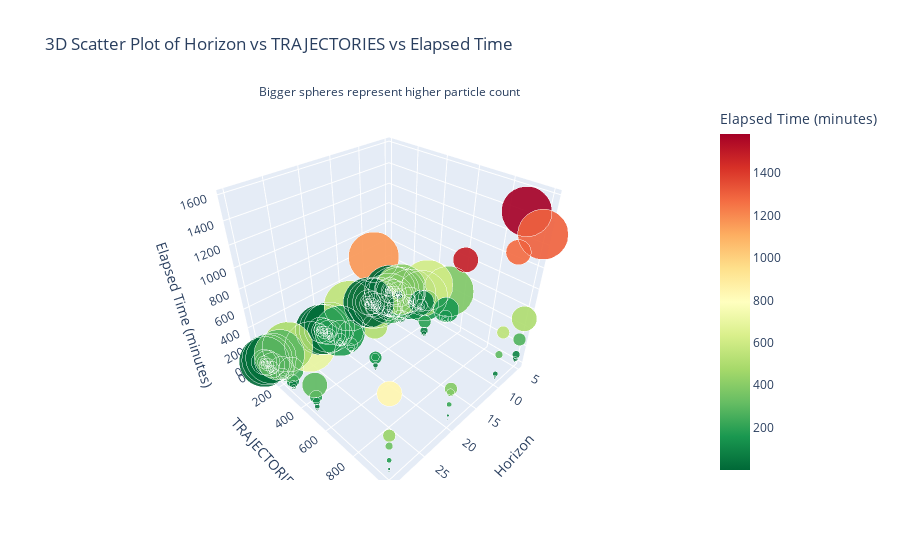

Notebook cell for this chart:
### Code cell
import plotly.graph_objects as go
import pandas as pd

# Read data from CSV files
job_info_df = pd.read_csv('https://raw.githubusercontent.com/bboyfury/pomcppf_experiment_1/main/job_info_output.csv')
sacct_df = pd.read_csv('https://raw.githubusercontent.com/bboyfury/pomcppf_experiment_1/main/job_statistics_output.csv')

# Ensure JobID columns are strings
job_info_df['JobID'] = job_info_df['JobID'].astype(str)
sacct_df['JobID'] = sacct_df['JobID'].astype(str)

# Extract the main JobID (before any dots or underscores)
sacct_df['MainJobID'] = sacct_df['JobID'].str.split(r'[._]').str[0]
job_info_df['MainJobID'] = job_info_df['JobID'].str.split(r'[._]').str[0]

# Merge the two dataframes on 'MainJobID'
merged_df = pd.merge(job_info_df, sacct_df, on='MainJobID')

# Function to convert MaxRSS to bytes
def parse_maxrss(value):
    if isinstance(value, str) and value.endswith('K'):
        return float(value[:-1]) * 1024
    elif isinstance(value, str) and value.endswith('M'):
        return float(value[:-1]) * 1024 * 1024
    elif isinstance(value, str) and value.endswith('G'):
        return float(value[:-1]) * 1024 * 1024 * 1024
    else:
        return float(value)

# Convert necessary columns to numeric types
numeric_columns = ['TRAJECTORIES', 'Horizon', 'PARTICLES', 'ElapsedRaw']
for col in numeric_columns:
    merged_df[col] = pd.to_numeric(merged_df[col], errors='coerce')

# Convert elapsed time to minutes
merged_df['ElapsedRaw'] = merged_df['ElapsedRaw'] / 60  # Convert seconds to minutes

# Drop rows with missing values in key columns
merged_df.dropna(subset=['TRAJECTORIES', 'Horizon', 'ElapsedRaw', 'PARTICLES'], inplace=True)

# Scale PARTICLES for marker size (adjust scaling factor for visual clarity)
particle_sizes = merged_df['PARTICLES'] / merged_df['PARTICLES'].max() * 35  # Smaller particle sizes

# Create the 3D scatter plot
fig = go.Figure()

# Add scatter plot
fig.add_trace(go.Scatter3d(
    x=merged_df['Horizon'],
    y=merged_df['TRAJECTORIES'],
    z=merged_df['ElapsedRaw'],
    mode='markers',
    marker=dict(
        size=particle_sizes,
        color=merged_df['ElapsedRaw'],
        colorscale='RdYlGn_r',
        colorbar=dict(title="Elapsed Time (minutes)"),
        showscale=True,
    ),
    hovertemplate=(
        'Horizon: %{x}<br>'
        'TRAJECTORIES: %{y}<br>'
        'Elapsed Time (minutes): %{z}<br>'
        'PARTICLES: %{text}'
    ),
    text=merged_df['PARTICLES'],  # Clear PARTICLES information in hover
))

fig.update_layout(
    scene=dict(
        xaxis_title='Horizon',
        yaxis_title='TRAJECTORIES',
        zaxis_title='Elapsed Time (minutes)'
    ),
    title="3D Scatter Plot of Horizon vs TRAJECTORIES vs Elapsed Time",
    legend_title="Particle Size",
    annotations=[dict(
        text="Bigger spheres represent higher particle count",
        xref="paper", yref="paper",
        x=0.5, y=1.05,
        showarrow=False,
        font=dict(size=12)
    )]
)

# Show the plot
fig.show()

### Figure 1 — Plotly figure (JSON) as saved in the notebook; plotly's stock layout.template omitted (floating-point values rounded to 4 significant figures; data arrays with more than 128 entries replaced by an {"elided": "..."} marker saying what was removed)
{"data": [{"hovertemplate": "Horizon: %{x}<br>TRAJECTORIES: %{y}<br>Elapsed Time (minutes): %{z}<br>PARTICLES: %{text}", "marker": {"color": {"elided": "390 float values"}, "colorbar": {"title": {"text": "Elapsed Time (minutes)"}}, "colorscale": [[0, "rgb(0,104,55)"], [0.1, "rgb(26,152,80)"], [0.2, "rgb(102,189,99)"], [0.3, "rgb(166,217,106)"], [0.4, "rgb(217,239,139)"], [0.5, "rgb(255,255,191)"], [0.6, "rgb(254,224,139)"], [0.7, "rgb(253,174,97)"], [0.8, "rgb(244,109,67)"], [0.9, "rgb(215,48,39)"], [1, "rgb(165,0,38)"]], "showscale": true, "size": {"elided": "390 float values"}}, "mode": "markers", "text": {"elided": "390 int values"}, "type": "scatter3d", "x": {"elided": "390 int values"}, "y": {"elided": "390 int values"}, "z": {"elided": "390 float values"}}], "layout": {"annotations": [{"font": {"size": 12}, "showarrow": false, "text": "Bigger spheres represent higher particle count", "x": 0.5, "xref": "paper", "y": 1.05, "yref": "paper"}], "legend": {"title": {"text": "Particle Size"}}, "scene": {"xaxis": {"title": {"text": "Horizon"}}, "yaxis": {"title": {"text": "TRAJECTORIES"}}, "zaxis": {"title": {"text": "Elapsed Time (minutes)"}}}, "title": {"text": "3D Scatter Plot of Horizon vs TRAJECTORIES vs Elapsed Time"}}}
